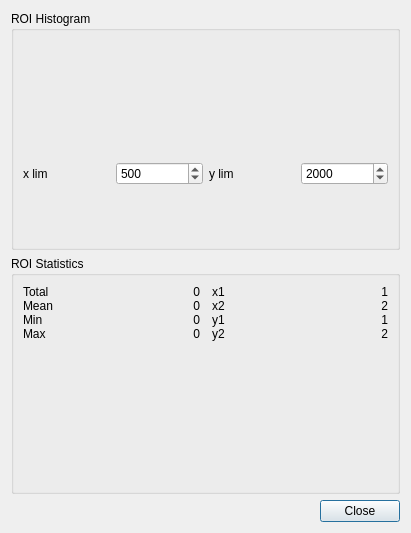
<?xml version="1.0" encoding="UTF-8"?>
<ui version="4.0">
 <class>ROIDialog</class>
 <widget class="QDialog" name="ROIDialog">
  <property name="geometry">
   <rect>
    <x>0</x>
    <y>0</y>
    <width>411</width>
    <height>533</height>
   </rect>
  </property>
  <property name="windowTitle">
   <string>Region of Interest</string>
  </property>
  <layout class="QVBoxLayout" name="verticalLayout">
   <item>
    <widget class="QGroupBox" name="groupBox_5">
     <property name="title">
      <string>ROI Histogram</string>
     </property>
     <layout class="QVBoxLayout" name="verticalLayout_3">
      <item>
       <widget class="CurveWidget" name="roiHistWidget">
        <property name="sizePolicy">
         <sizepolicy hsizetype="Expanding" vsizetype="Fixed">
          <horstretch>0</horstretch>
          <verstretch>100</verstretch>
         </sizepolicy>
        </property>
        <property name="minimumSize">
         <size>
          <width>0</width>
          <height>10</height>
         </size>
        </property>
        <property name="orientation">
         <enum>Qt::Horizontal</enum>
        </property>
       </widget>
      </item>
      <item>
       <layout class="QGridLayout" name="gridLayout_3">
        <item row="0" column="1">
         <widget class="QSpinBox" name="xHistLimBox">
          <property name="maximum">
           <number>65536</number>
          </property>
          <property name="singleStep">
           <number>100</number>
          </property>
          <property name="value">
           <number>500</number>
          </property>
         </widget>
        </item>
        <item row="0" column="3">
         <widget class="QSpinBox" name="yHistLimBox">
          <property name="maximum">
           <number>65536</number>
          </property>
          <property name="singleStep">
           <number>10</number>
          </property>
          <property name="value">
           <number>2000</number>
          </property>
         </widget>
        </item>
        <item row="0" column="0">
         <widget class="QLabel" name="label_19">
          <property name="text">
           <string>x lim</string>
          </property>
         </widget>
        </item>
        <item row="0" column="2">
         <widget class="QLabel" name="label_20">
          <property name="text">
           <string>y lim</string>
          </property>
         </widget>
        </item>
       </layout>
      </item>
     </layout>
    </widget>
   </item>
   <item>
    <widget class="QGroupBox" name="groupBox_4">
     <property name="title">
      <string>ROI Statistics</string>
     </property>
     <layout class="QGridLayout" name="gridLayout">
      <property name="horizontalSpacing">
       <number>12</number>
      </property>
      <item row="0" column="0">
       <layout class="QFormLayout" name="formLayout">
        <property name="fieldGrowthPolicy">
         <enum>QFormLayout::AllNonFixedFieldsGrow</enum>
        </property>
        <item row="0" column="0">
         <widget class="QLabel" name="label_15">
          <property name="text">
           <string>Total</string>
          </property>
         </widget>
        </item>
        <item row="0" column="1">
         <widget class="QLabel" name="roiTotalLbl">
          <property name="text">
           <string>0</string>
          </property>
          <property name="alignment">
           <set>Qt::AlignRight|Qt::AlignTrailing|Qt::AlignVCenter</set>
          </property>
         </widget>
        </item>
        <item row="1" column="0">
         <widget class="QLabel" name="label_16">
          <property name="text">
           <string>Mean</string>
          </property>
         </widget>
        </item>
        <item row="1" column="1">
         <widget class="QLabel" name="roiMeanLbl">
          <property name="text">
           <string>0</string>
          </property>
          <property name="alignment">
           <set>Qt::AlignRight|Qt::AlignTrailing|Qt::AlignVCenter</set>
          </property>
         </widget>
        </item>
        <item row="2" column="0">
         <widget class="QLabel" name="label_17">
          <property name="text">
           <string>Min</string>
          </property>
         </widget>
        </item>
        <item row="2" column="1">
         <widget class="QLabel" name="roiMinLbl">
          <property name="text">
           <string>0</string>
          </property>
          <property name="alignment">
           <set>Qt::AlignRight|Qt::AlignTrailing|Qt::AlignVCenter</set>
          </property>
         </widget>
        </item>
        <item row="3" column="0">
         <widget class="QLabel" name="label_18">
          <property name="text">
           <string>Max</string>
          </property>
         </widget>
        </item>
        <item row="3" column="1">
         <widget class="QLabel" name="roiMaxLbl">
          <property name="enabled">
           <bool>true</bool>
          </property>
          <property name="text">
           <string>0</string>
          </property>
          <property name="alignment">
           <set>Qt::AlignRight|Qt::AlignTrailing|Qt::AlignVCenter</set>
          </property>
         </widget>
        </item>
       </layout>
      </item>
      <item row="0" column="1">
       <layout class="QFormLayout" name="formLayout_4">
        <item row="0" column="0">
         <widget class="QLabel" name="label_6">
          <property name="text">
           <string>x1</string>
          </property>
         </widget>
        </item>
        <item row="1" column="0">
         <widget class="QLabel" name="label_7">
          <property name="text">
           <string>x2</string>
          </property>
         </widget>
        </item>
        <item row="2" column="0">
         <widget class="QLabel" name="label_8">
          <property name="text">
           <string>y1</string>
          </property>
         </widget>
        </item>
        <item row="3" column="0">
         <widget class="QLabel" name="label_9">
          <property name="text">
           <string>y2</string>
          </property>
         </widget>
        </item>
        <item row="0" column="1">
         <widget class="QLabel" name="roiX1Lbl">
          <property name="text">
           <string>1</string>
          </property>
          <property name="alignment">
           <set>Qt::AlignRight|Qt::AlignTrailing|Qt::AlignVCenter</set>
          </property>
         </widget>
        </item>
        <item row="1" column="1">
         <widget class="QLabel" name="roiX2Lbl">
          <property name="text">
           <string>2</string>
          </property>
          <property name="alignment">
           <set>Qt::AlignRight|Qt::AlignTrailing|Qt::AlignVCenter</set>
          </property>
         </widget>
        </item>
        <item row="2" column="1">
         <widget class="QLabel" name="roiY1Lbl">
          <property name="text">
           <string>1</string>
          </property>
          <property name="alignment">
           <set>Qt::AlignRight|Qt::AlignTrailing|Qt::AlignVCenter</set>
          </property>
         </widget>
        </item>
        <item row="3" column="1">
         <widget class="QLabel" name="roiY2Lbl">
          <property name="text">
           <string>2</string>
          </property>
          <property name="alignment">
           <set>Qt::AlignRight|Qt::AlignTrailing|Qt::AlignVCenter</set>
          </property>
         </widget>
        </item>
       </layout>
      </item>
     </layout>
    </widget>
   </item>
   <item>
    <layout class="QHBoxLayout" name="horizontalLayout">
     <item>
      <spacer name="horizontalSpacer">
       <property name="orientation">
        <enum>Qt::Horizontal</enum>
       </property>
       <property name="sizeHint" stdset="0">
        <size>
         <width>40</width>
         <height>20</height>
        </size>
       </property>
      </spacer>
     </item>
     <item>
      <widget class="QPushButton" name="closeButton">
       <property name="text">
        <string>Close</string>
       </property>
      </widget>
     </item>
    </layout>
   </item>
  </layout>
  <zorder>groupBox_5</zorder>
  <zorder>groupBox_4</zorder>
  <zorder></zorder>
  <zorder>roiHistWidget</zorder>
 </widget>
 <customwidgets>
  <customwidget>
   <class>CurveWidget</class>
   <extends>QSplitter</extends>
   <header>guiqwt.plot</header>
   <container>1</container>
  </customwidget>
 </customwidgets>
 <resources/>
 <connections/>
</ui>
